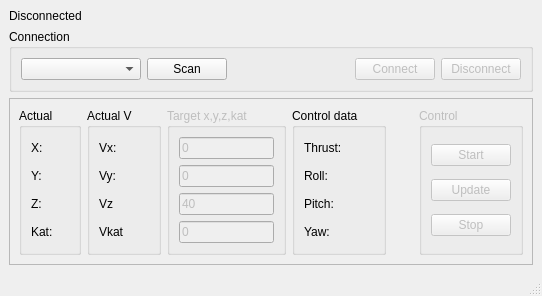
<?xml version="1.0" encoding="UTF-8"?>
<ui version="4.0">
 <class>MainWindow</class>
 <widget class="QMainWindow" name="MainWindow">
  <property name="geometry">
   <rect>
    <x>0</x>
    <y>0</y>
    <width>542</width>
    <height>289</height>
   </rect>
  </property>
  <property name="windowTitle">
   <string>MainWindow</string>
  </property>
  <widget class="QWidget" name="centralwidget">
   <layout class="QVBoxLayout" name="verticalLayout">
    <item>
     <widget class="QLabel" name="l_conn">
      <property name="sizePolicy">
       <sizepolicy hsizetype="Preferred" vsizetype="Fixed">
        <horstretch>0</horstretch>
        <verstretch>0</verstretch>
       </sizepolicy>
      </property>
      <property name="text">
       <string>Disconnected</string>
      </property>
     </widget>
    </item>
    <item>
     <widget class="QGroupBox" name="gb_connection">
      <property name="sizePolicy">
       <sizepolicy hsizetype="Preferred" vsizetype="Fixed">
        <horstretch>0</horstretch>
        <verstretch>0</verstretch>
       </sizepolicy>
      </property>
      <property name="title">
       <string>Connection</string>
      </property>
      <layout class="QHBoxLayout" name="horizontalLayout">
       <item>
        <widget class="QComboBox" name="cb_device">
         <property name="minimumSize">
          <size>
           <width>120</width>
           <height>20</height>
          </size>
         </property>
        </widget>
       </item>
       <item>
        <widget class="QPushButton" name="pb_scan">
         <property name="text">
          <string>Scan</string>
         </property>
        </widget>
       </item>
       <item>
        <spacer name="horizontalSpacer">
         <property name="orientation">
          <enum>Qt::Horizontal</enum>
         </property>
         <property name="sizeHint" stdset="0">
          <size>
           <width>40</width>
           <height>20</height>
          </size>
         </property>
        </spacer>
       </item>
       <item>
        <widget class="QPushButton" name="pb_conn">
         <property name="enabled">
          <bool>false</bool>
         </property>
         <property name="text">
          <string>Connect</string>
         </property>
        </widget>
       </item>
       <item>
        <widget class="QPushButton" name="pb_disc">
         <property name="enabled">
          <bool>false</bool>
         </property>
         <property name="text">
          <string>Disconnect</string>
         </property>
        </widget>
       </item>
      </layout>
     </widget>
    </item>
    <item>
     <widget class="QFrame" name="frame_2">
      <property name="frameShape">
       <enum>QFrame::StyledPanel</enum>
      </property>
      <property name="frameShadow">
       <enum>QFrame::Raised</enum>
      </property>
      <layout class="QHBoxLayout" name="horizontalLayout_2">
       <item>
        <widget class="QGroupBox" name="gb_actual">
         <property name="title">
          <string>Actual</string>
         </property>
         <layout class="QVBoxLayout" name="verticalLayout_3">
          <item>
           <widget class="QLabel" name="l_x">
            <property name="text">
             <string>X: </string>
            </property>
           </widget>
          </item>
          <item>
           <widget class="QLabel" name="l_y">
            <property name="text">
             <string>Y: </string>
            </property>
           </widget>
          </item>
          <item>
           <widget class="QLabel" name="l_z">
            <property name="text">
             <string>Z: </string>
            </property>
           </widget>
          </item>
          <item>
           <widget class="QLabel" name="l_theta">
            <property name="text">
             <string>Kat: </string>
            </property>
           </widget>
          </item>
         </layout>
        </widget>
       </item>
       <item>
        <widget class="QGroupBox" name="groupBox">
         <property name="title">
          <string>Actual V</string>
         </property>
         <layout class="QVBoxLayout" name="verticalLayout_6">
          <item>
           <widget class="QLabel" name="l_vx">
            <property name="text">
             <string>Vx: </string>
            </property>
           </widget>
          </item>
          <item>
           <widget class="QLabel" name="l_vy">
            <property name="text">
             <string>Vy: </string>
            </property>
           </widget>
          </item>
          <item>
           <widget class="QLabel" name="l_vz">
            <property name="text">
             <string>Vz</string>
            </property>
           </widget>
          </item>
          <item>
           <widget class="QLabel" name="l_Vtheta">
            <property name="text">
             <string>Vkat</string>
            </property>
           </widget>
          </item>
         </layout>
        </widget>
       </item>
       <item>
        <widget class="QGroupBox" name="gb_target">
         <property name="enabled">
          <bool>false</bool>
         </property>
         <property name="title">
          <string>Target x,y,z,kat</string>
         </property>
         <layout class="QVBoxLayout" name="verticalLayout_4">
          <item>
           <widget class="QLineEdit" name="en_x">
            <property name="text">
             <string>0</string>
            </property>
           </widget>
          </item>
          <item>
           <widget class="QLineEdit" name="en_y">
            <property name="text">
             <string>0</string>
            </property>
           </widget>
          </item>
          <item>
           <widget class="QLineEdit" name="en_z">
            <property name="text">
             <string>40</string>
            </property>
           </widget>
          </item>
          <item>
           <widget class="QLineEdit" name="en_theta">
            <property name="text">
             <string>0</string>
            </property>
           </widget>
          </item>
         </layout>
        </widget>
       </item>
       <item>
        <widget class="QGroupBox" name="gb_ctrl_data">
         <property name="title">
          <string>Control data</string>
         </property>
         <layout class="QVBoxLayout" name="verticalLayout_2">
          <item>
           <widget class="QLabel" name="l_thrust">
            <property name="text">
             <string>Thrust: </string>
            </property>
           </widget>
          </item>
          <item>
           <widget class="QLabel" name="l_roll">
            <property name="text">
             <string>Roll:</string>
            </property>
           </widget>
          </item>
          <item>
           <widget class="QLabel" name="l_pitch">
            <property name="text">
             <string>Pitch:</string>
            </property>
           </widget>
          </item>
          <item>
           <widget class="QLabel" name="l_yaw">
            <property name="text">
             <string>Yaw:</string>
            </property>
           </widget>
          </item>
         </layout>
        </widget>
       </item>
       <item>
        <spacer name="horizontalSpacer_2">
         <property name="orientation">
          <enum>Qt::Horizontal</enum>
         </property>
         <property name="sizeHint" stdset="0">
          <size>
           <width>40</width>
           <height>20</height>
          </size>
         </property>
        </spacer>
       </item>
       <item>
        <widget class="QGroupBox" name="gb_control">
         <property name="enabled">
          <bool>false</bool>
         </property>
         <property name="title">
          <string>Control</string>
         </property>
         <layout class="QVBoxLayout" name="verticalLayout_5">
          <item>
           <widget class="QPushButton" name="pb_start">
            <property name="text">
             <string>Start</string>
            </property>
           </widget>
          </item>
          <item>
           <widget class="QPushButton" name="pb_update">
            <property name="text">
             <string>Update</string>
            </property>
           </widget>
          </item>
          <item>
           <widget class="QPushButton" name="pb_stop">
            <property name="text">
             <string>Stop</string>
            </property>
           </widget>
          </item>
         </layout>
        </widget>
       </item>
      </layout>
     </widget>
    </item>
   </layout>
  </widget>
  <widget class="QMenuBar" name="menubar">
   <property name="geometry">
    <rect>
     <x>0</x>
     <y>0</y>
     <width>542</width>
     <height>21</height>
    </rect>
   </property>
  </widget>
  <widget class="QStatusBar" name="statusbar"/>
 </widget>
 <resources/>
 <connections/>
</ui>
